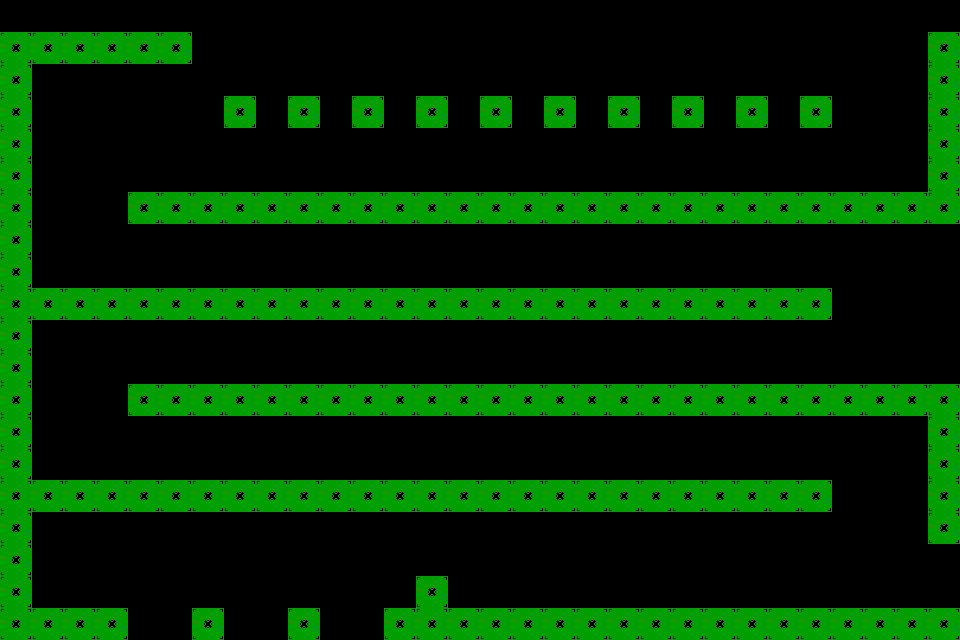

A level layout from a 2D game, rendered from its tile map. Below: a short description, then the map file with tile-grid data replaced by summaries:
An orthogonal 30x20 tile map with 32x32 px tiles, 1 tile layer (Layout) and 49 objects (32x Saw, 5x Trigger, 3x Booster, 2x InviSpike, 2x FakeTile, ...).

<map version="1.10" tiledversion="1.12.2" orientation="orthogonal" renderorder="right-down" width="30" height="20" tilewidth="32" tileheight="32" infinite="0" nextlayerid="3" nextobjectid="61">
 <editorsettings>
  <export target="../../../maps/sector3/level1.lua" format="lua" />
 </editorsettings>
 <tileset firstgid="1" name="Props" class="Saw" tilewidth="32" tileheight="32" tilecount="7" columns="0">
  <grid orientation="orthogonal" width="1" height="1" />
  <tile id="0" type="Tile">
   <image source="../../../src/assets/images/test.png" width="32" height="32" />
  </tile>
  <tile id="1" type="Placeholder">
   <image source="../../../src/assets/images/placeholder.png" width="32" height="32" />
  </tile>
  <tile id="3" type="Spike">
   <image source="../../../src/assets/images/spike.png" width="32" height="16" />
  </tile>
  <tile id="4" type="Goal">
   <image source="../../../src/assets/images/goal.png" width="32" height="32" />
  </tile>
  <tile id="5" type="Saw">
   <image source="../../../src/assets/images/saw.png" width="32" height="32" />
  </tile>
  <tile id="6" type="Spring">
   <image source="../../../src/assets/images/spring.png" width="32" height="32" />
  </tile>
  <tile id="7" type="Booster">
   <image source="../../../src/assets/images/booster.png" width="32" height="32" />
  </tile>
 </tileset>
 <layer id="1" name="Layout" width="30" height="20">
  <properties>
   <property name="id" value="removeTiles" />
   <property name="radius" type="int" value="48" />
  </properties>
  <data>[600 cells, 169 non-empty, 1 distinct tile ids]</data>
 </layer>
 <objectgroup id="2" name="Objects">
  <object id="1" name="Spawnpoint" gid="2" x="64" y="32" width="32" height="32" />
  <object id="2" name="Goal" gid="5" x="64" y="576" width="32" height="32" />
  <object id="3" name="Saw" gid="6" x="256" y="128" width="32" height="32" />
  <object id="4" name="Saw" gid="6" x="192" y="128" width="32" height="32" />
  <object id="5" name="Saw" gid="6" x="384" y="128" width="32" height="32" />
  <object id="6" name="Saw" gid="6" x="448" y="129" width="32" height="32" />
  <object id="7" name="Saw" gid="6" x="576" y="128" width="32" height="32" />
  <object id="8" name="Saw" gid="6" x="640" y="128" width="32" height="32" />
  <object id="9" name="Saw" gid="6" x="768" y="129" width="32" height="32" />
  <object id="10" name="Spike" gid="4" x="928" y="32" width="32" height="16" />
  <object id="12" name="Saw" gid="6" x="704" y="128" width="32" height="32" />
  <object id="13" name="Saw" gid="6" x="512" y="128" width="32" height="32" />
  <object id="14" name="Saw" gid="6" x="320" y="128" width="32" height="32" />
  <object id="15" name="InviSpike" gid="4" x="416" y="96" width="32" height="16">
   <properties>
    <property name="radius" type="int" value="48" />
   </properties>
  </object>
  <object id="16" name="InviSpike" gid="4" x="736" y="96" width="32" height="16">
   <properties>
    <property name="radius" type="int" value="48" />
   </properties>
  </object>
  <object id="17" name="Trigger" gid="2" x="608" y="64" width="32" height="32">
   <properties>
    <property name="id" value="futureSaw" />
    <property name="radius" type="int" value="48" />
   </properties>
  </object>
  <object id="18" name="FutureSaw" gid="6" x="608" y="672" width="32" height="32">
   <properties>
    <property name="speed" type="int" value="2500" />
   </properties>
  </object>
  <object id="19" name="Trigger" gid="2" x="608" y="192" width="32" height="32">
   <properties>
    <property name="id" value="returnSaw" />
    <property name="radius" type="int" value="48" />
   </properties>
  </object>
  <object id="20" name="Trigger" gid="2" x="96" y="224" width="32" height="32">
   <properties>
    <property name="id" value="spawnSaw" />
    <property name="radius" type="int" value="64" />
   </properties>
  </object>
  <object id="23" name="Booster" gid="8" x="128" y="272" width="32" height="32" rotation="90">
   <properties>
    <property name="speed" type="int" value="4500" />
   </properties>
  </object>
  <object id="27" name="MovSaw" gid="6" x="928" y="384" width="32" height="32">
   <properties>
    <property name="speed" type="int" value="400" />
   </properties>
  </object>
  <object id="28" name="Trigger" gid="2" x="512" y="384" width="32" height="32">
   <properties>
    <property name="id" value="movSaw" />
    <property name="radius" type="int" value="48" />
   </properties>
  </object>
  <object id="31" name="Booster" gid="8" x="864" y="608" width="32" height="32" rotation="-90">
   <properties>
    <property name="speed" type="int" value="-1000" />
   </properties>
  </object>
  <object id="33" name="Trigger" gid="2" x="896" y="608" width="32" height="32">
   <properties>
    <property name="id" value="fakeTiles" />
    <property name="radius" type="int" value="48" />
   </properties>
  </object>
  <object id="34" name="FakeTile" gid="1" x="928" y="576" width="32" height="32" />
  <object id="35" name="FakeTile" gid="1" x="928" y="608" width="32" height="32" />
  <object id="36" name="Saw" gid="6" x="224" y="448" width="32" height="32" />
  <object id="37" name="Saw" gid="6" x="160" y="448" width="32" height="32" />
  <object id="38" name="Saw" gid="6" x="192" y="448" width="32" height="32" />
  <object id="39" name="Saw" gid="6" x="256" y="448" width="32" height="32" />
  <object id="40" name="Saw" gid="6" x="320" y="448" width="32" height="32" />
  <object id="41" name="Saw" gid="6" x="352" y="448" width="32" height="32" />
  <object id="42" name="Saw" gid="6" x="416" y="448" width="32" height="32" />
  <object id="43" name="Saw" gid="6" x="384" y="448" width="32" height="32" />
  <object id="44" name="Saw" gid="6" x="288" y="448" width="32" height="32" />
  <object id="45" name="Saw" gid="6" x="128" y="448" width="32" height="32" />
  <object id="48" name="Saw" gid="6" x="544" y="448" width="32" height="32" />
  <object id="49" name="Saw" gid="6" x="480" y="448" width="32" height="32" />
  <object id="50" name="Saw" gid="6" x="512" y="448" width="32" height="32" />
  <object id="51" name="Saw" gid="6" x="576" y="448" width="32" height="32" />
  <object id="52" name="Saw" gid="6" x="640" y="448" width="32" height="32" />
  <object id="53" name="Saw" gid="6" x="672" y="448" width="32" height="32" />
  <object id="54" name="Saw" gid="6" x="736" y="448" width="32" height="32" />
  <object id="55" name="Saw" gid="6" x="704" y="448" width="32" height="32" />
  <object id="56" name="Saw" gid="6" x="608" y="448" width="32" height="32" />
  <object id="57" name="Saw" gid="6" x="448" y="448" width="32" height="32" />
  <object id="58" name="Saw" gid="6" x="768" y="448" width="32" height="32" />
  <object id="59" name="Saw" gid="6" x="800" y="448" width="32" height="32" />
  <object id="60" name="Booster" gid="8" x="32" y="480" width="32" height="32" rotation="90">
   <properties>
    <property name="speed" type="int" value="4000" />
   </properties>
  </object>
 </objectgroup>
</map>
